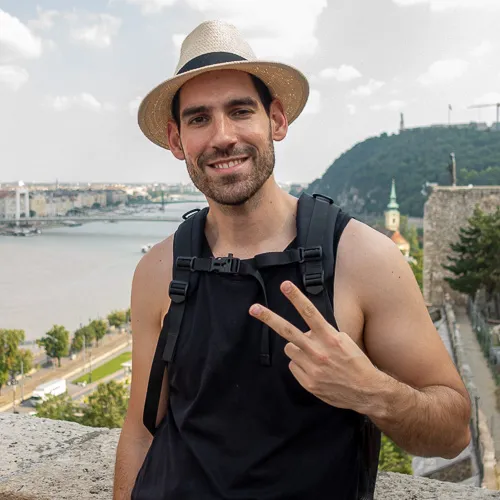
#> input picture assets/adam-dimitrov.webp, 500 x 500 px
$ python -i photo_topup.py   (imports and definitions only)
#> lines starting #> are read from the running program, lines starting #| are printed output that depends on the picture
### kit/checks/sitecfg.py
"""Shared helpers for every kit check: where the site is, its site.json, and
which HTML files are published.

A site repo holds the kit at <site>/kit/, so the site root is two levels above
this file's folder (kit/checks/site.py -> <site>/). SITE_ROOT overrides that,
which is how the kit's own tests point a check at any site checkout.
"""
import fnmatch
import json
import os

ROOT = os.environ.get("SITE_ROOT") or os.path.dirname(
    os.path.dirname(os.path.dirname(os.path.abspath(__file__))))


def load_site():
    """The site's site.json (see the kit README for its fields)."""
    path = os.path.join(ROOT, "site.json")
    try:
        with open(path, encoding="utf-8") as fh:
#> (reads site.json from the repository)
#> further down, picture is the input picture: PIL image 500x500 RGB; mean R, G, B 147.1, 139.1, 131.3
            return json.load(fh)
    except FileNotFoundError:
        raise SystemExit(f"site.json not found at {path}: every site needs one (see kit/README.md)")


SITE = load_site()


# [34 lines left out: functions vercel_ignored, published_html, not called in this run]

### kit/scripts/photo_topup.py
"""Top up listicle card sliders to 9-10 photos from the exact product's own listing.

Shared kit script. A card slider should hold 9-10 photos. This tool finds the cards that
hold fewer, collects the photos of the exact product the card books (its booking/listing
link), drops the ones the card already has, and writes the photos you pick, in the order
you pick, into the card data (data/listicles/<slug>.json), then rebuilds the page.

Photo rules (RULES.md section 7, memory notes of the owner):
- exact product only: the listing the card's button books, never another tour, never the
  same operator's other product;
- the order sells the card's promise: first photo = the money shot, then the story; drop
  off-topic shots, menus, maps, text boards, logos and near-duplicates (pick from the
  contact sheet, never by filename);
- new files are .avif with new filenames under /assets/ (never overwrite an asset);
- keep our own photos (local files of the card); a listing with too few photos stays short.

Steps:
  scan [--min 9] [--json]                     cards under --min photos on the pages in
                                              site.json listicle.pages (English data files)
  snippet [gyg|generic]                       JavaScript to run on the listing page in the
                                              built-in browser (GetYourGuide blocks curl): gyg
                                              returns "gyg:<photo> <photo> ..." (the product's own
                                              gallery, pass it to stage as is); generic returns
                                              {"url", "photos": [image URLs]}
  stage <page> <card-id> <source> [--out DIR] downloads the candidates and writes a numbered
                                              contact sheet: E1..En = photos on the card now,
                                              C1..Cm = new candidates (near-duplicates of the
                                              card's photos and of each other are dropped)
        <source> = the "gyg:..." string from `snippet gyg`,
                   a JSON file ({"url", "photos": [...]} or a list of URLs),
                   a Hostelworld / TourRadar / Tiqets / operator page URL (read with curl),
                   or image URLs separated by commas
  apply <page> <card-id> --order E1,C4,E2,... [--stage DIR] [--max 10] [--no-build]
        [--alts '{"C4": "alt text"}']
                                              writes the order: picked candidates become new
                                              .avif files next to the card's photos, the
                                              slider and thumbnails follow the order, unlisted
                                              E photos are dropped; then `listicle.py build`
                                              and swaps the new gallery into the language
                                              pages built from the English cards. Alt of a new photo: the
                                              slider's shared alt, else the product name, else
                                              --alts
  skip <page> <card-id> --reason TEXT          record why a card stays under 9 (scan shows it)

<page> is the English page (as in site.json listicle.pages) or its data file.
Staging lives outside the repo (default: $TMPDIR/photo_topup/<slug>/<card-id>).

Usage: python3 scripts/photo_topup.py scan|snippet|stage|apply ...
"""
import hashlib
import html as _html
import io
import json
import os
import re
import subprocess
import sys
import tempfile
import unicodedata
import urllib.request
from urllib.parse import quote, unquote, urljoin, urlparse

sys.path.insert(0, os.path.join(os.path.dirname(os.path.abspath(__file__)), "..", "checks"))
from sitecfg import ROOT, SITE  # noqa: E402

UA = "Mozilla/5.0 (Macintosh; Intel Mac OS X 10_15_7) AppleWebKit/537.36 (KHTML, like Gecko) " \
     "Chrome/130.0 Safari/537.36"
MIN, MAX = 9, 10
SIZE = (1200, 800)          # saved photo size (3:2, the card slider's shape), never upscaled
DUP_BITS = 10               # dHash distance (of 64) at or below which two photos are the same shot
GYG_IMG = "https://cdn.getyourguide.com/image/fit=cover,width=%d,height=%d/tour_img/%s"


# ------------------------------------------------------------------ pages and cards
def page_list():
    return [p for p in SITE.get("listicle", {}).get("pages", [])]


# [15 lines left out: functions data_file, page_of, not called in this run]


def is_english(page):
    """English pages are the ones whose cards are data (language pages are built from them)."""
    return os.path.exists(data_file(page))


def load(path):
    return json.load(open(path, encoding="utf-8"))


# [57 lines left out: functions save, card_by_id, booking_url, product_url, not called in this run]


def kv(attrs):
    return {k: v for k, v in attrs}


def photo_url(attrs):
    a = kv(attrs)
    return a.get("data-src") or a.get("src")


def photos_of(card):
    return card.get("gallery", {}).get("photos", [])


# ------------------------------------------------------------------ scan
# [31 lines left out: function scan, not called in this run]


# ------------------------------------------------------------------ browser snippets
SNIPPETS = {
    # GetYourGuide: the product's own gallery block ("main-media-gallery"), not the related tours
    # or traveller review photos further down the page.
    "gyg": r"""(()=>{const t=[...document.scripts].map(s=>s.textContent).find(x=>x.includes('main-media-gallery'))||'';
const k=t.indexOf('mediaGalleryCarousel',t.indexOf('"id":"main-media-gallery"'));let s=t.indexOf('[',k),d=0,e=s;
for(;k>0&&e<t.length;e++){const c=t[e];if(c==='[')d++;else if(c===']'){d--;if(!d)break}}
const g=k>0?t.slice(s,e+1):'';const hs=[...g.matchAll(/tour_img.{1,8}?([a-f0-9]{10,64}\.(?:jpe?g|png|webp))/g)].map(m=>m[1]);
return 'gyg:'+[...new Set(hs)].join(' ')})()""",
    # anything else: JSON-LD images, og:image and large <img> elements, page order
    "generic": r"""(()=>{const out=[];const add=u=>{if(u&&!out.includes(u))out.push(u)};
document.querySelectorAll('script[type="application/ld+json"]').forEach(s=>{try{const f=o=>{if(o&&typeof o==='object'){
let im=o.image;if(im){(Array.isArray(im)?im:[im]).forEach(x=>add(typeof x==='string'?x:x.url||x.contentUrl))}Object.values(o).forEach(f)}};
f(JSON.parse(s.textContent))}catch(e){}});const og=document.querySelector('meta[property="og:image"]');if(og)add(og.content);
document.querySelectorAll('img').forEach(i=>{if((i.naturalWidth||0)>=600)add(i.currentSrc||i.src)});
return JSON.stringify({url:location.href.split('?')[0],photos:out})})()""",
}


# ------------------------------------------------------------------ candidate sources (curl)
# [85 lines left out: functions fetch, fetch_page, page_photos, resolve, candidates_from, pil, not called in this run]


def dhash(im, crop=1.0):
#> called with crop = 1
    im = im.convert("L")
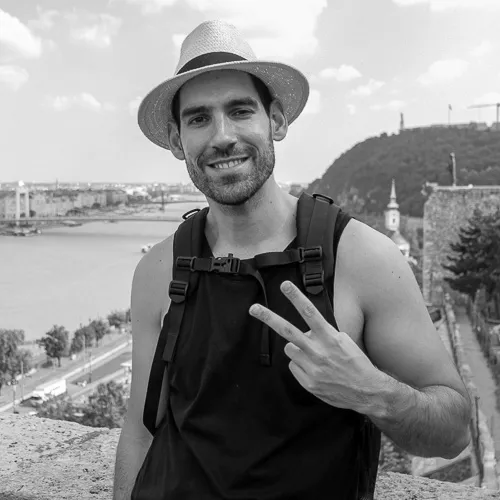
#> im: PIL image 500x500 L; min 0, max 255, mean 140.6
    if crop < 1:
        w, h = im.size
        cw, ch = w * crop, h * crop
        im = im.crop((int((w - cw) / 2), int((h - ch) / 2), int((w + cw) / 2), int((h + ch) / 2)))
    g = im.resize((9, 8))
    px = list(g.getdata())
#> px = 72 values, max 243 at index 8, min 4 at index 68, mean 140.5
    bits = 0
    for r in range(8):
        for c in range(8):
            bits = (bits << 1) | (px[r * 9 + c] > px[r * 9 + c + 1])
#> after the loop, bits = 11845300627525726456
    return bits


# [163 lines left out: functions crops, sig, dist, local_file, open_url_image, fit and 3 more, not called in this run]


# ------------------------------------------------------------------ apply
URL_ATTRS = ("src", "data-src", "srcset", "data-srcset")


# [23 lines left out: functions variants, suffix_rule, not called in this run]


LOAD_ATTRS = {"src", "data-src", "srcset", "data-srcset", "loading", "fetchpriority", "decoding",
              "width", "height", "sizes"}


# [27 lines left out: function render_photo, not called in this run]


def numbered_alt(alt, i, n):
    m = re.fullmatch(r"(.*) \((\d+)/(\d+)\)", alt)
    return f"{m.group(1)} ({i}/{n})" if m else alt


# [266 lines left out: functions new_name, card_folder, write_avif, apply, mark_skip, listicle_mod and 5 more, not called in this run]


# [2 lines not run here, left out]

>>> from PIL import Image
>>> picture = Image.open('../../assets/adam-dimitrov.webp')
>>> result = dhash(picture)
#> result = 11845300627525726456
